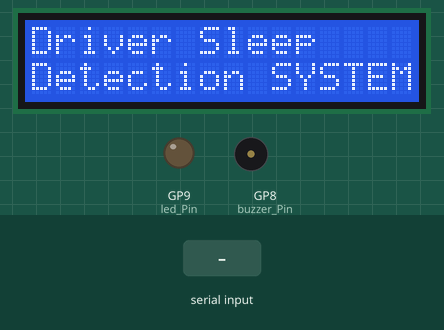
Recording of a sketch running on a simulated Raspberry Pi Pico. Shown: 16×2 character LCD, output pins drawn as LEDs (lit = HIGH), buzzer (waves = sounding, pin HIGH). The inputs (shaded band) are chosen by the test bench.

Above: at 1.2 s.
1.3 s: "a" received over Serial
At 1.8 s:
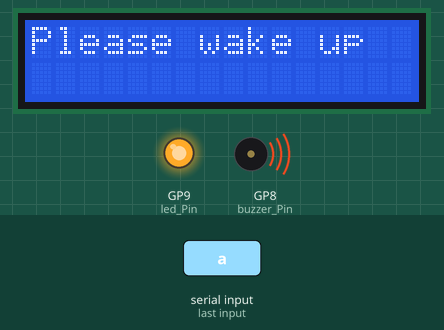
At 4.1 s:
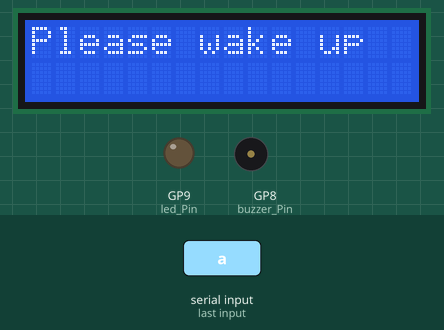
4.3 s: "b" received over Serial
At 5.4 s:
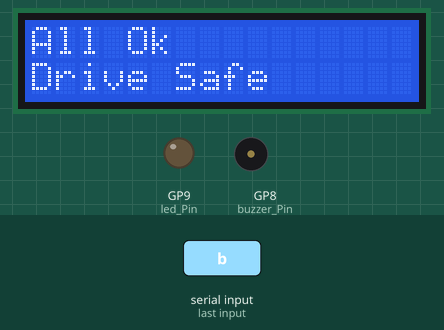
Timing chart, 0 to 7.3 s (numbered marks = the images above; inputs shaded):
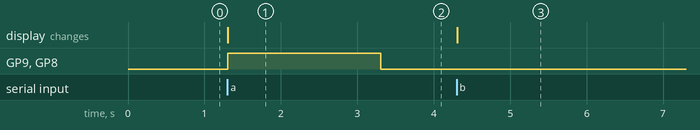

The sketch:

Arduino_Code.ino
```cpp
#include <LiquidCrystal.h>
#include <SoftwareSerial.h>


LiquidCrystal lcd(2, 3, 4, 5, 6,7);
const int buzzer_Pin = 8;
const int led_Pin = 9;
char sleep_status = 0;

void setup() {
  Serial.begin(9600);
  pinMode(buzzer_Pin, OUTPUT);
  pinMode(led_Pin, OUTPUT);
  lcd.begin(16, 2);
  lcd.print("Driver Sleep ");
  lcd.setCursor(0,2);
  lcd.print("Detection SYSTEM");
  digitalWrite(buzzer_Pin, LOW);
  digitalWrite(led_Pin, LOW);
}
SoftwareSerial GPRS(10, 11);   // RX, TX

void setup1() {
  Serial.begin(9600);
  GPRS.begin(9600);
  delay(1000);
}

void loops() {
  // Send SMS
  GPRS.println("AT+CMGF=1"); // set message format to text mode
  delay(100);
  GPRS.println("AT+CMGS=\"9708145188\""); // set recipient's mobile number
  delay(100);
  GPRS.println("Driver is drowsy"); // message to be sent
  delay(100);
  GPRS.write(26); // Ctrl+Z character to end the message
  delay(1000);

  // Make call
  GPRS.println("ATD 9708145188;"); // call the specified mobile number
  delay(8000); // wait for 5 seconds
  GPRS.println("ATH"); // hang up the call
  delay(1000);

  while(1); // loop indefinitely
}
void loop()
{
    while (Serial.available() > 0)
  {
    sleep_status = Serial.read();
    if(sleep_status == 'a')
    {
        lcd.clear();
        lcd.print("Please wake up");
        digitalWrite(buzzer_Pin, HIGH);
        digitalWrite(led_Pin, HIGH);
        delay(2000);
        digitalWrite(buzzer_Pin, LOW);
        digitalWrite(led_Pin, LOW);

        delay(100);
    }
    else if(sleep_status == 'b')
    {
        lcd.clear();
        lcd.print("All Ok");
        lcd.setCursor(0,2);
        lcd.print("Drive Safe");
        digitalWrite(buzzer_Pin, LOW);
        digitalWrite(led_Pin, LOW);
        delay(2000);
    }
    else
    {
      /* Do Nothing */
    }
  }
}
```

Measured:
- after the input at 1.3 s, GP9 (led_Pin), GP8 (buzzer_Pin): LOW → HIGH at once, → LOW 2.0 s later; the display: changes at once (image 1)
- after the input at 4.3 s, the display: changes at once (image 3)
